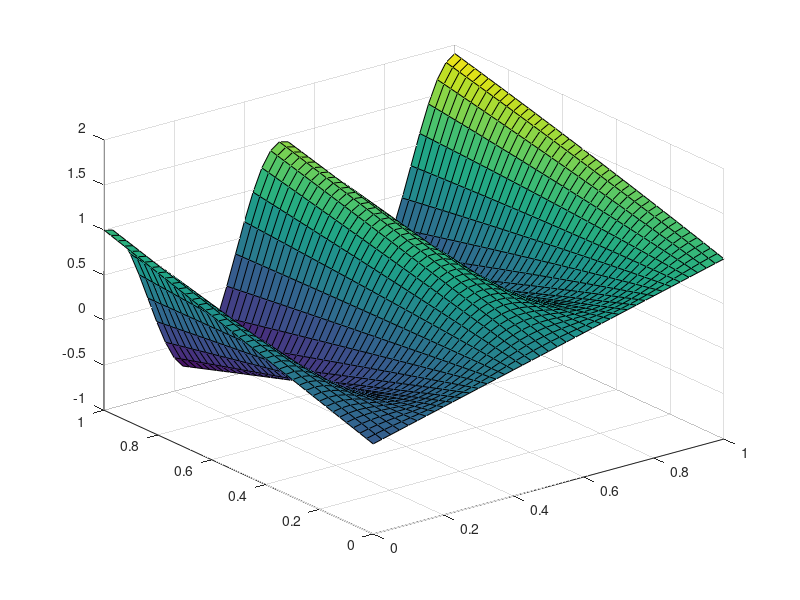

Source code (MATLAB): (Note: this script raises an error after producing the figure.)
[X,Y]=meshgrid(0:0.025:1);
[nx,ny]=size(X);
D=X.*exp(-Y.^2*0.1)+Y.*cos(4*pi*X); %+randn(n,1)*0.1;
figure(1);
surf(X,Y,D)

% Centros dos Gaussianos
[Cx,Cy]=meshgrid(0:0.15:1);
[ncx,ncy]=size(Cx);

C=[reshape(Cx,ncx*ncy,1) reshape(Cy,ncx*ncy,1)]

XY=[reshape(X,nx*ny,1) reshape(Y,nx*ny,1)]; 

g=gauss(XY,C,ones(ncx*ncy,2)*0.1);

g=g./repmat(sum(g,2),1,ncx*ncy);

figure(1);
clf;
hold on;
for k=1:ncx*ncy
    G=reshape(g(:,k),nx,ny);
    surf(X,Y,G)
end

d=reshape(D,nx*ny,1);
A=g;

a=inv(A'*A)*A'*d;

z=A*a;

Ze=reshape(z,nx,ny);

figure(2);
surf(X,Y,D);

figure(3);
surf(X,Y,Ze);